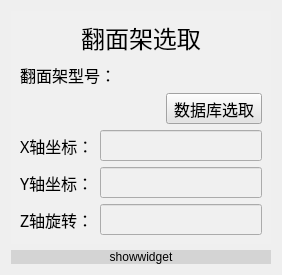
           <widget class="QWidget" name="page_4">
            <layout class="QVBoxLayout" name="verticalLayout_11">
             <item>
              <widget class="QWidget" name="widget_8" native="true">
               <property name="styleSheet">
                <string notr="true">background-color: rgb(240, 240, 240);</string>
               </property>
               <layout class="QVBoxLayout" name="verticalLayout_10">
                <item>
                 <layout class="QHBoxLayout" name="horizontalLayout_21">
                  <item>
                   <widget class="QLabel" name="labTitle_4">
                    <property name="sizePolicy">
                     <sizepolicy hsizetype="Minimum" vsizetype="Fixed">
                      <horstretch>0</horstretch>
                      <verstretch>0</verstretch>
                     </sizepolicy>
                    </property>
                    <property name="font">
                     <font>
                      <family>楷体</family>
                      <pointsize>18</pointsize>
                     </font>
                    </property>
                    <property name="text">
                     <string>翻面架选取</string>
                    </property>
                    <property name="alignment">
                     <set>Qt::AlignCenter</set>
                    </property>
                   </widget>
                  </item>
                 </layout>
                </item>
                <item>
                 <layout class="QHBoxLayout" name="horizontalLayout_22">
                  <item>
                   <widget class="QLabel" name="labType_4">
                    <property name="font">
                     <font>
                      <family>楷体</family>
                      <pointsize>12</pointsize>
                     </font>
                    </property>
                    <property name="text">
                     <string>翻面架型号：</string>
                    </property>
                   </widget>
                  </item>
                  <item>
                   <widget class="QLineEdit" name="lineName_4">
                    <property name="font">
                     <font>
                      <family>楷体</family>
                      <pointsize>12</pointsize>
                     </font>
                    </property>
                    <property name="styleSheet">
                     <string notr="true">background:transparent;border-width:0;border-style:outset</string>
                    </property>
                    <property name="readOnly">
                     <bool>true</bool>
                    </property>
                   </widget>
                  </item>
                 </layout>
                </item>
                <item>
                 <layout class="QHBoxLayout" name="horizontalLayout_23" stretch="1,0">
                  <item>
                   <spacer name="horizontalSpacer_4">
                    <property name="orientation">
                     <enum>Qt::Horizontal</enum>
                    </property>
                    <property name="sizeHint" stdset="0">
                     <size>
                      <width>40</width>
                      <height>20</height>
                     </size>
                    </property>
                   </spacer>
                  </item>
                  <item>
                   <widget class="QToolButton" name="btnFlipSelect">
                    <property name="sizePolicy">
                     <sizepolicy hsizetype="Minimum" vsizetype="Fixed">
                      <horstretch>0</horstretch>
                      <verstretch>0</verstretch>
                     </sizepolicy>
                    </property>
                    <property name="font">
                     <font>
                      <family>楷体</family>
                      <pointsize>12</pointsize>
                     </font>
                    </property>
                    <property name="styleSheet">
                     <string notr="true">background-color: rgb(227, 227, 227);
</string>
                    </property>
                    <property name="text">
                     <string>数据库选取</string>
                    </property>
                    <property name="icon">
                     <iconset resource="../resource.qrc">
                      <normaloff>:/img/datashow.ico</normaloff>:/img/datashow.ico</iconset>
                    </property>
                    <property name="iconSize">
                     <size>
                      <width>30</width>
                      <height>30</height>
                     </size>
                    </property>
                    <property name="toolButtonStyle">
                     <enum>Qt::ToolButtonTextBesideIcon</enum>
                    </property>
                   </widget>
                  </item>
                 </layout>
                </item>
                <item>
                 <layout class="QHBoxLayout" name="horizontalLayout_24">
                  <item>
                   <widget class="QLabel" name="labXpos_4">
                    <property name="font">
                     <font>
                      <family>楷体</family>
                      <pointsize>12</pointsize>
                     </font>
                    </property>
                    <property name="text">
                     <string>X轴坐标：</string>
                    </property>
                   </widget>
                  </item>
                  <item>
                   <widget class="QLineEdit" name="lineXpos_4">
                    <property name="font">
                     <font>
                      <family>楷体</family>
                      <pointsize>12</pointsize>
                     </font>
                    </property>
                   </widget>
                  </item>
                 </layout>
                </item>
                <item>
                 <layout class="QHBoxLayout" name="horizontalLayout_25">
                  <item>
                   <widget class="QLabel" name="labYpos_4">
                    <property name="font">
                     <font>
                      <family>楷体</family>
                      <pointsize>12</pointsize>
                     </font>
                    </property>
                    <property name="text">
                     <string>Y轴坐标：</string>
                    </property>
                   </widget>
                  </item>
                  <item>
                   <widget class="QLineEdit" name="lineYpos_4">
                    <property name="font">
                     <font>
                      <family>楷体</family>
                      <pointsize>12</pointsize>
                     </font>
                    </property>
                   </widget>
                  </item>
                 </layout>
                </item>
                <item>
                 <layout class="QHBoxLayout" name="horizontalLayout_26">
                  <item>
                   <widget class="QLabel" name="labZangle_4">
                    <property name="font">
                     <font>
                      <family>楷体</family>
                      <pointsize>12</pointsize>
                     </font>
                    </property>
                    <property name="text">
                     <string>Z轴旋转：</string>
                    </property>
                   </widget>
                  </item>
                  <item>
                   <widget class="QLineEdit" name="lineZangle_4">
                    <property name="font">
                     <font>
                      <family>楷体</family>
                      <pointsize>12</pointsize>
                     </font>
                    </property>
                   </widget>
                  </item>
                 </layout>
                </item>
               </layout>
              </widget>
             </item>
             <item>
              <widget class="QLabel" name="labShow_4">
               <property name="layoutDirection">
                <enum>Qt::LeftToRight</enum>
               </property>
               <property name="styleSheet">
                <string notr="true">background-color: rgb(212, 212, 212);</string>
               </property>
               <property name="text">
                <string>showwidget</string>
               </property>
               <property name="alignment">
                <set>Qt::AlignCenter</set>
               </property>
              </widget>
             </item>
            </layout>
           </widget>
